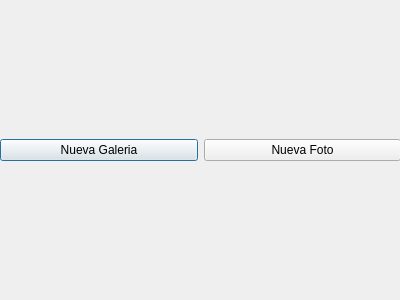
<?xml version="1.0" encoding="UTF-8"?>
<ui version="4.0">
 <class>GaleryorImage</class>
 <widget class="QDialog" name="GaleryorImage">
  <property name="geometry">
   <rect>
    <x>0</x>
    <y>0</y>
    <width>400</width>
    <height>300</height>
   </rect>
  </property>
  <property name="windowTitle">
   <string>Dialog</string>
  </property>
  <widget class="QWidget" name="horizontalLayoutWidget">
   <property name="geometry">
    <rect>
     <x>0</x>
     <y>110</y>
     <width>401</width>
     <height>80</height>
    </rect>
   </property>
   <layout class="QHBoxLayout" name="horizontalLayout">
    <item>
     <widget class="QPushButton" name="GaleriaBoton">
      <property name="text">
       <string>Nueva Galeria</string>
      </property>
     </widget>
    </item>
    <item>
     <widget class="QPushButton" name="FotoBoton">
      <property name="text">
       <string>Nueva Foto</string>
      </property>
     </widget>
    </item>
   </layout>
  </widget>
 </widget>
 <resources/>
 <connections/>
</ui>
